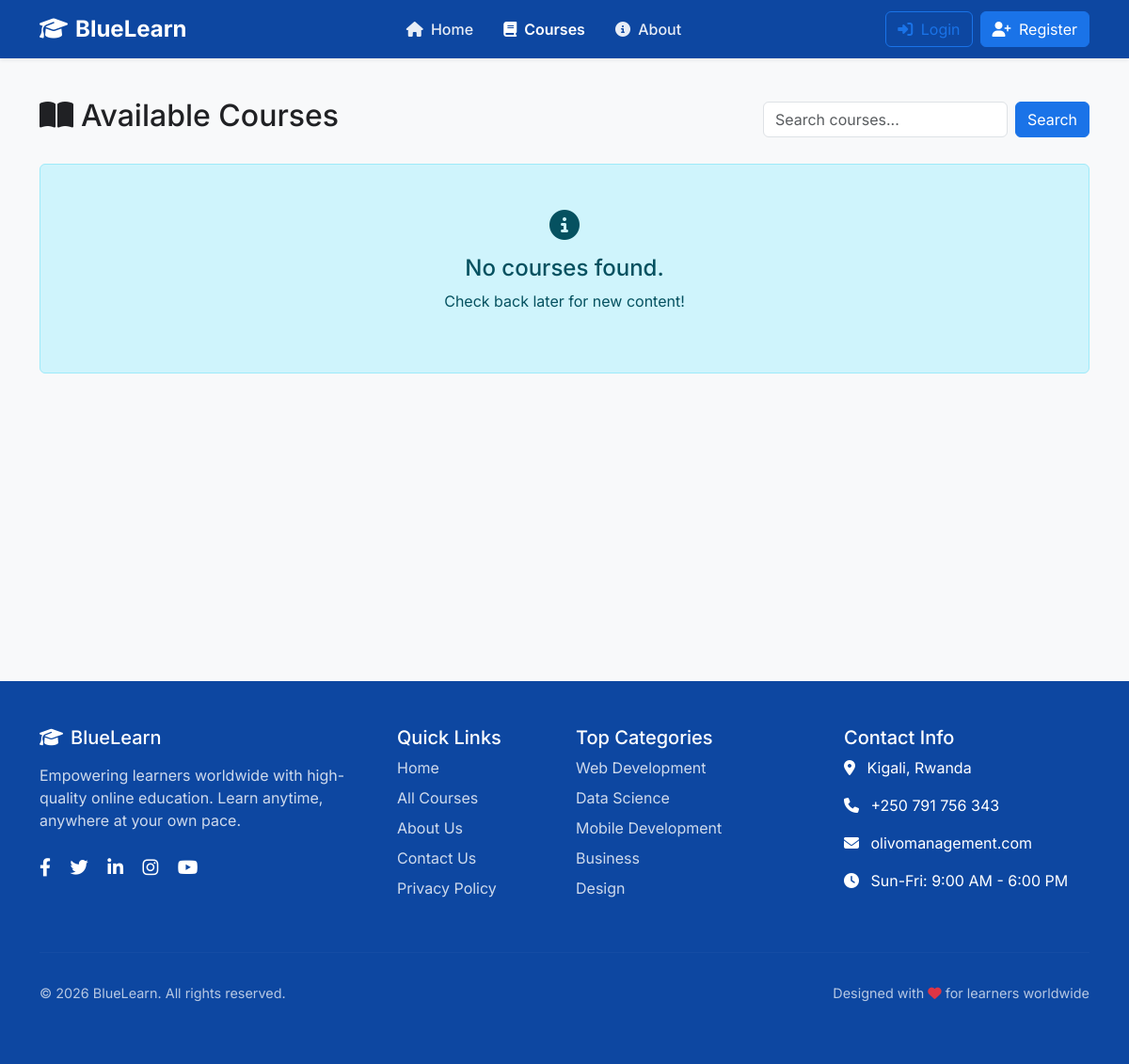
Before: /courses/ with the older database file.
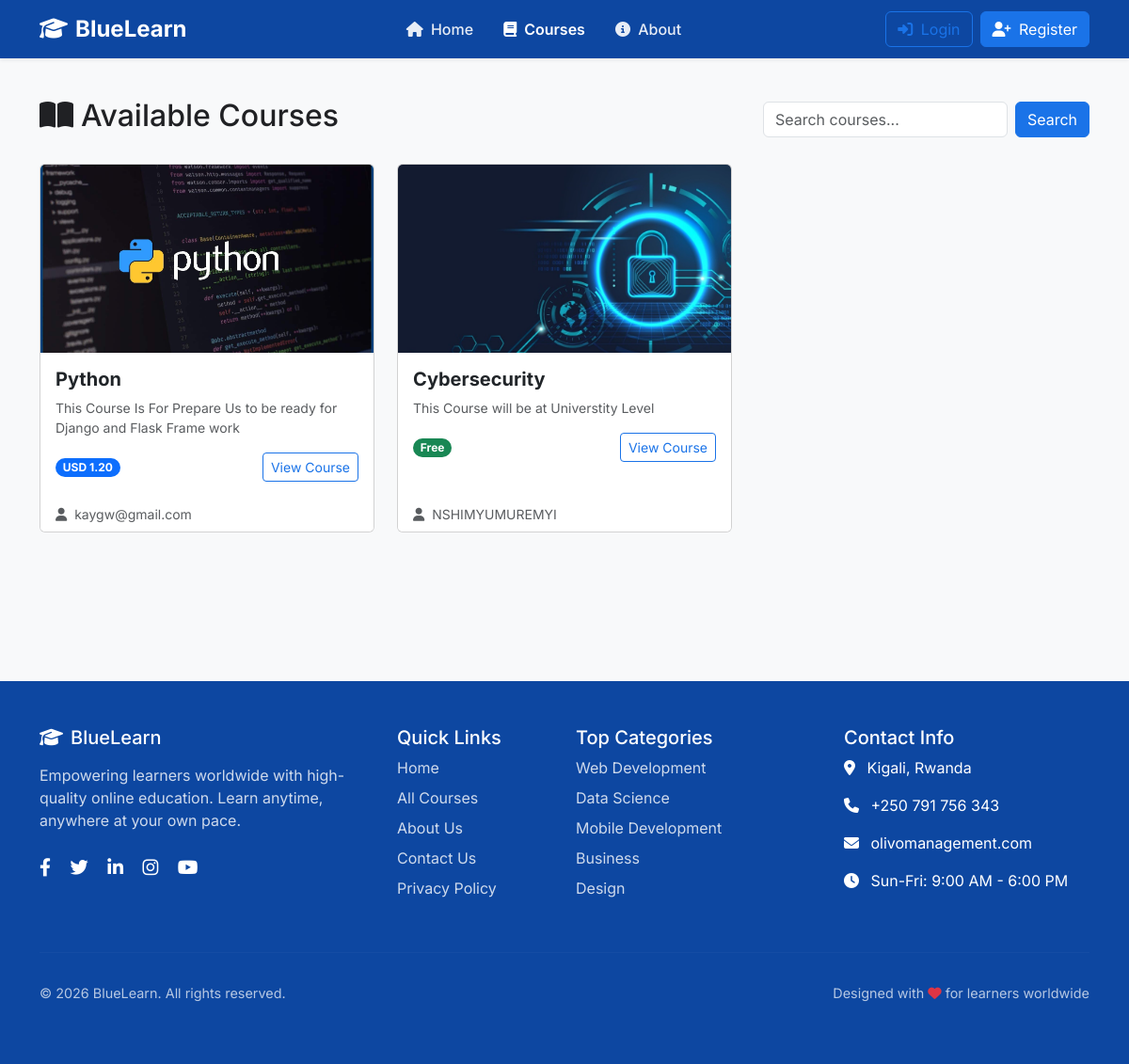
After: the same page with the newer database file.
### courses/models.py (models this page shows, shortened)
class Course(models.Model):
    DIFFICULTY_CHOICES = [
        ('beginner', 'Beginner'),
        ('intermediate', 'Intermediate'),
        ('advanced', 'Advanced'),
    ]
    title = models.CharField(max_length=200)
    slug = models.SlugField(max_length=200, unique=True, blank=True)
    description = models.TextField()
    is_published = models.BooleanField(default=False)
    created_at = models.DateTimeField(auto_now_add=True)
    updated_at = models.DateTimeField(auto_now=True)
    thumbnail = models.ImageField(upload_to='course_thumbnails/', null=True, blank=True)
    difficulty_level = models.CharField(max_length=20, choices=DIFFICULTY_CHOICES, default='beginner')
    instructor = models.ForeignKey(
        'accounts.Instructor',
        on_delete=models.CASCADE,
        related_name='courses',
        null=True,
        blank=True,
        help_text="Instructor who created this course"
    )
    partner = models.ForeignKey(
        'partern.TenantPartner',
        on_delete=models.CASCADE,
        related_name='courses',
        null=True,
        blank=True,
        help_text="Partner organization offering this course"
    )
    is_free = models.BooleanField(default=True)
    price = models.DecimalField(max_digits=6, decimal_places=2, null=True, blank=True)
    currency = models.CharField(max_length=3, default='USD')
    prerequisites = models.ManyToManyField(
        'self',
        through='CoursePrerequisite',
        symmetrical=False,
        related_name='required_for',
        blank=True
    )
    class Meta:
        ordering = ['-created_at']
        verbose_name = "Course"
        verbose_name_plural = "Courses"

### accounts/models.py (models this page shows, shortened)
class Instructor(models.Model):
    user = models.OneToOneField(User, on_delete=models.CASCADE, related_name='instructor_profile')
    partner = models.ForeignKey(
        'partern.TenantPartner',
        on_delete=models.SET_NULL,
        related_name='instructors',
        null=True,
        blank=True,
        help_text="Partner organization this instructor belongs to"
    )
    phone_number = models.CharField(max_length=15, blank=True)
    bio = models.TextField(blank=True)
    profile_picture = models.ImageField(upload_to='instructor_pictures/', null=True, blank=True)
    specialization = models.CharField(max_length=200, blank=True, help_text="Area of expertise")
    is_approved = models.BooleanField(default=False, help_text="Approved by partner admin")
    created_at = models.DateTimeField(auto_now_add=True)
    updated_at = models.DateTimeField(auto_now=True)
    class Meta:
        verbose_name = "Instructor"
        verbose_name_plural = "Instructors"
        ordering = ['-created_at']

class User(AbstractUser):
    USER_TYPE_CHOICES = (
        ('learner', 'Learner'),
        ('instructor', 'Instructor'),
        ('admin', 'Admin'),
    )
    user_type = models.CharField(max_length=20, choices=USER_TYPE_CHOICES)
    email = models.EmailField(unique=True)

### courses/views.py (the view)
# urls.py: path('courses/', course_list, name='course_list'),
def course_list(request):
    courses = Course.objects.all()
    return render(request, 'courses/course_list.html', {'courses': courses})

### superadmin_dashboard/context_processors.py (called while the page is built, shortened)
def global_context_data(request):
    return {
        'unread_notifications_count': 0,
        'recent_notifications': [],
        'unread_messages_count': 0
    }

### courses/templates/courses/course_list.html (shortened to what this page needs)
{% extends 'courses/base.html' %}
{% block content %}
<div class="container py-5">
    <div class="d-flex justify-content-between align-items-center mb-4">
        <h2><i class="fas fa-book-open me-2"></i>Available Courses</h2>
        <div class="d-flex gap-2">
            <input type="text" class="form-control" placeholder="Search courses...">
            <button class="btn btn-primary">Search</button>
        </div>
    </div>
    {% if courses %}
    <div class="row row-cols-1 row-cols-md-2 row-cols-lg-3 g-4">
        {% for course in courses %}
        <div class="col">
            <div class="card course-card h-100">
                {% if course.thumbnail %}
                <img src="{{ course.thumbnail.url }}" class="card-img-top" alt="{{ course.title }}"
                    style="height: 200px; object-fit: cover;">
                {% else %}
                <div class="bg-secondary text-white d-flex justify-content-center align-items-center"
                    style="height: 200px;">
                    <i class="fas fa-image fa-3x"></i>
                </div>
                {% endif %}
                <div class="card-body">
                    <h5 class="card-title fw-bold text-truncate">{{ course.title }}</h5>
                    <p class="card-text text-muted small mb-3">
                        {{ course.description|truncatechars:100 }}
                    </p>
                    <div class="d-flex justify-content-between align-items-center mt-auto">
                        <span
                            class="badge {% if course.is_free %}bg-success{% else %}bg-primary{% endif %} rounded-pill">
                            {% if course.is_free %}Free{% else %}{{ course.currency }} {{ course.price }}{% endif %}
                        </span>
                        <a href="{% url 'course_detail' course.id %}" class="btn btn-sm btn-outline-primary">View
                            Course</a>
                    </div>
                </div>
                <div class="card-footer bg-white border-top-0 text-muted small">
                    <i class="fas fa-user me-1"></i> {{ course.instructor.user.username|default:"Instructor" }}
                </div>
            </div>
        </div>
        {% endfor %}
    </div>
    {% else %}
    <div class="alert alert-info py-5 text-center">
        <i class="fas fa-info-circle fa-2x mb-3 d-block"></i>
        <h4>No courses found.</h4>
        <p>Check back later for new content!</p>
    </div>
    {% endif %}
</div>
{% endblock %}

### courses/templates/courses/base.html (shortened to what this page needs)
<!DOCTYPE html>
<html lang="en">
<head>
    <link href="https://cdn.jsdelivr.net/npm/bootstrap@5.3.0/dist/css/bootstrap.min.css" rel="stylesheet">
    <link rel="stylesheet" href="https://cdnjs.cloudflare.com/ajax/libs/font-awesome/6.4.0/css/all.min.css">
</head>
<body>
    <nav class="navbar navbar-expand-lg navbar-dark fixed-top shadow-sm" style="background-color: var(--dark-blue);">
        <div class="container">
            <a class="navbar-brand" href="{% url 'home' %}">
                <i class="fas fa-graduation-cap me-2"></i>Blue<span>Learn</span>
            </a>
            <div class="collapse navbar-collapse" id="navbarNav">
                <ul class="navbar-nav mx-auto">
                    <li class="nav-item">
                        <a class="nav-link {% if request.resolver_match.url_name == 'home' %}active{% endif %}"
                            href="{% url 'home' %}">
                            <i class="fas fa-home me-1"></i> Home
                        </a>
                    </li>
                    <li class="nav-item">
                        <a class="nav-link {% if 'course' in request.resolver_match.url_name %}active{% endif %}"
                            href="{% url 'course_list' %}">
                            <i class="fas fa-book me-1"></i> Courses
                        </a>
                    </li>
                    <li class="nav-item">
                        <a class="nav-link text-white" href="{% url 'accounts:about' %}">
                            <i class="fas fa-info-circle me-1"></i> About
                        </a>
                    </li>
                </ul>
                <div class="d-flex align-items-center">
                    {% if user.is_authenticated %}
                    <div class="dropdown profile-dropdown">
                        <a href="#" class="d-flex align-items-center text-decoration-none dropdown-toggle text-white"
                            data-bs-toggle="dropdown">
                            {% if user.profile_picture %}
                            <img src="{{ user.profile_picture.url }}" alt="Profile"
                                class="profile-img me-2 border-white">
                            {% else %}
                            <div
                                class="profile-img bg-light text-primary d-flex align-items-center justify-content-center me-2">
                                <i class="fas fa-user"></i>
                            </div>
                            {% endif %}
                            <span class="d-none d-md-inline">{{ user.first_name|default:user.username }}</span>
                        </a>
                        <ul class="dropdown-menu dropdown-menu-end">
                            <li>
                                <a class="dropdown-item" href="{% url 'accounts:profile' %}">
                                    <i class="fas fa-user-circle me-2"></i> My Profile
                                </a>
                            </li>
                            {% if user.is_instructor %}
                            <li>
                                <a class="dropdown-item" href="{% url 'instructor_dashboard' %}">
                                    <i class="fas fa-chalkboard-teacher me-2"></i> Instructor Panel
                                </a>
                            </li>
                            {% endif %}
                            {% if user.is_superuser %}
                            <li>
                                <a class="dropdown-item" href="{% url 'superadmin_dashboard:overview' %}">
                                    <i class="fas fa-shield-alt me-2"></i> SuperAdmin
                                </a>
                            </li>
                            {% endif %}
                            <li>
                                <hr class="dropdown-divider">
                            </li>
                            <li>
                                <a class="dropdown-item" href="{% url 'accounts:logout' %}">
                                    <i class="fas fa-sign-out-alt me-2"></i> Logout
                                </a>
                            </li>
                        </ul>
                    </div>
                    {% else %}
                    <a href="{% url 'accounts:login' %}" class="btn btn-outline-primary me-2">
                        <i class="fas fa-sign-in-alt me-1"></i> Login
                    </a>
                    <a href="{% url 'accounts:learner_register' %}" class="btn btn-primary">
                        <i class="fas fa-user-plus me-1"></i> Register
                    </a>
                    {% endif %}
                </div>
            </div>
        </div>
    </nav>
    <div class="main-content">
        {% block content %}{% endblock %}
    </div>
    <footer class="py-5 mt-5">
        <div class="container">
            <div class="row">
                <div class="col-lg-4 col-md-6 mb-4">
                    <h5 class="mb-3">
                        <i class="fas fa-graduation-cap me-2"></i>BlueLearn
                    </h5>
                    <p class="mb-4" style="color: rgba(255, 255, 255, 0.8);">
                        Empowering learners worldwide with high-quality online education.
                        Learn anytime, anywhere at your own pace.
                    </p>
                    <div class="social-icons">
                        <a href="#" class="me-3"><i class="fab fa-facebook-f"></i></a>
                        <a href="#" class="me-3"><i class="fab fa-twitter"></i></a>
                        <a href="#" class="me-3"><i class="fab fa-linkedin-in"></i></a>
                        <a href="#" class="me-3"><i class="fab fa-instagram"></i></a>
                        <a href="#"><i class="fab fa-youtube"></i></a>
                    </div>
                </div>
                <div class="col-lg-2 col-md-6 mb-4">
                    <h5>Quick Links</h5>
                    <ul class="footer-links">
                        <li><a href="{% url 'home' %}">Home</a></li>
                        <li><a href="{% url 'course_list' %}">All Courses</a></li>
                        <li><a href="{% url 'accounts:about' %}">About Us</a></li>
                        <li><a href="#">Contact Us</a></li>
                        <li><a href="#">Privacy Policy</a></li>
                    </ul>
                </div>
                <div class="col-lg-3 col-md-6 mb-4">
                    <h5>Top Categories</h5>
                    <ul class="footer-links">
                        <li><a href="#">Web Development</a></li>
                        <li><a href="#">Data Science</a></li>
                        <li><a href="#">Mobile Development</a></li>
                        <li><a href="#">Business</a></li>
                        <li><a href="#">Design</a></li>
                    </ul>
                </div>
                <div class="col-lg-3 col-md-6 mb-4">
                    <h5>Contact Info</h5>
                    <ul class="footer-links">
                        <li class="mb-3">
                            <i class="fas fa-map-marker-alt me-2"></i>
                            Kigali, Rwanda
                        </li>
                        <li class="mb-3">
                            <i class="fas fa-phone me-2"></i>
                            +250 791 756 343
                        </li>
                        <li class="mb-3">
                            <i class="fas fa-envelope me-2"></i>
                            olivomanagement.com
                        </li>
                        <li>
                            <i class="fas fa-clock me-2"></i>
                            Sun-Fri: 9:00 AM - 6:00 PM
                        </li>
                    </ul>
                </div>
            </div>
            <hr style="border-color: rgba(255, 255, 255, 0.1);">
            <div class="row pt-3">
                <div class="col-md-6 text-center text-md-start">
                    <p class="copyright">
                        &copy; {% now "Y" %} BlueLearn. All rights reserved.
                    </p>
                </div>
                <div class="col-md-6 text-center text-md-end">
                    <p class="copyright">
                        Designed with <i class="fas fa-heart text-danger"></i> for learners worldwide
                    </p>
                </div>
            </div>
        </div>
    </footer>
</body>
</html>

### courses/templates/courses/base.html (style rules this page uses)
:root { --primary-blue: #1a73e8; --dark-blue: #0d47a1; --light-blue: #e8f0fe; --primary-light: #f8f9fa; --text-dark: #202124; --text-light: #5f6368; --border-color: #dadce0; }
body { font-family: 'Inter', sans-serif; color: var(--text-dark); background-color: #f8f9fa; padding-top: 56px; }
.navbar-brand { font-weight: 700; color: #fff !important; font-size: 1.5rem; }
.navbar-brand span { color: #fff !important; }
.nav-link { font-weight: 500; color: rgba(255, 255, 255, 0.9) !important; margin: 0 8px; }
.nav-link.active { color: #fff !important; font-weight: 600; }
footer { background-color: var(--dark-blue); color: white; margin-top: auto; }
.footer-links { list-style: none; padding-left: 0; }
.footer-links li { margin-bottom: 0.5rem; }
.footer-links a { color: rgba(255, 255, 255, 0.8); text-decoration: none; transition: color 0.3s; }
.social-icons a { color: white; font-size: 1.2rem; margin-right: 15px; transition: color 0.3s; }
.copyright { color: rgba(255, 255, 255, 0.7); font-size: 0.9rem; }
.btn-primary { background-color: var(--primary-blue); border-color: var(--primary-blue); }
.btn-outline-primary { color: var(--primary-blue); border-color: var(--primary-blue); }
.main-content { min-height: calc(100vh - 180px); }

Changed rows visible on the page:
added Course: thumbnail (picture), title "Python", description "This Course Is For Prepare Us to be ready for Django and Flask Frame work", currency "USD", price "1.20", instructor.user.username "kaygw@gmail.com", is_free False (drawn)
added Course: thumbnail (picture), title "Cybersecurity", description "This Course will be at Universtity Level", is_free "Free", instructor.user.username "NSHIMYUMUREMYI"
Other visible differences:
text no longer shown: "No courses found. Check back later for new content!"
